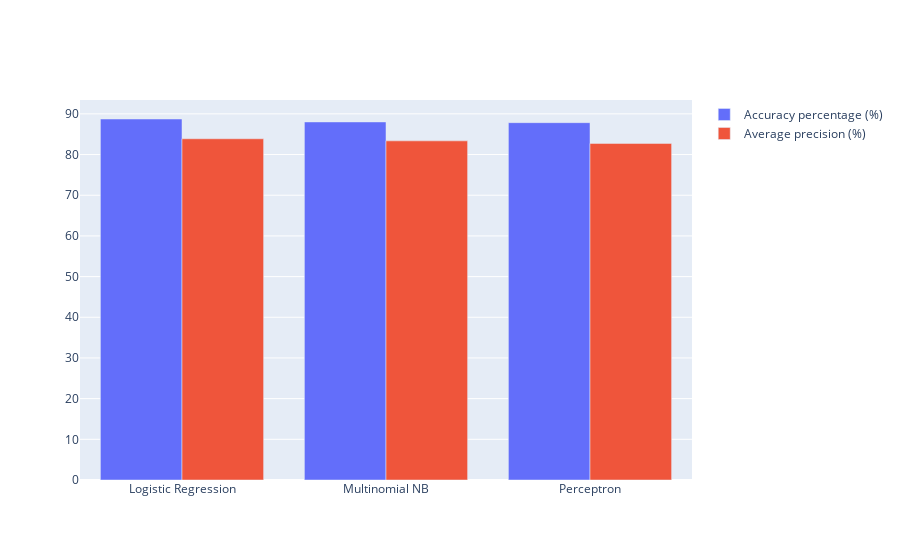

This figure's notebook cell:
### Code cell
acc=[]
names = []
avg_ = []
fp_ = []
tp_ = []

for name, accuracy, prec, rec, avg, fp, tp in result:
    acc.append(accuracy*100)
    names.append(name)

    avg_.append(avg*100)
    fp_.append(fp)
    tp_.append(tp)
trace1 = go.Bar(
    x=names,
    y=acc,
    name='Accuracy percentage (%)'
)
trace3 = go.Bar(
    x=names,
    y=avg_,
    name='Average precision (%)'
)


data = [trace1, trace3]
layout = go.Layout(
    barmode='group'
)

fig = go.Figure(data=data, layout=layout)
py.iplot(fig, filename='grouped-bar')

### Figure 1 — Plotly figure (JSON) as saved in the notebook; plotly's stock layout.template omitted (floating-point values rounded to 4 significant figures)
{"data": [{"y": [88.74, 88.02, 87.84], "x": ["Logistic Regression", "Multinomial NB", "Perceptron"], "type": "bar", "name": "Accuracy percentage (%)"}, {"y": [83.88, 83.37, 82.73], "x": ["Logistic Regression", "Multinomial NB", "Perceptron"], "type": "bar", "name": "Average precision (%)"}], "layout": {"barmode": "group"}}
